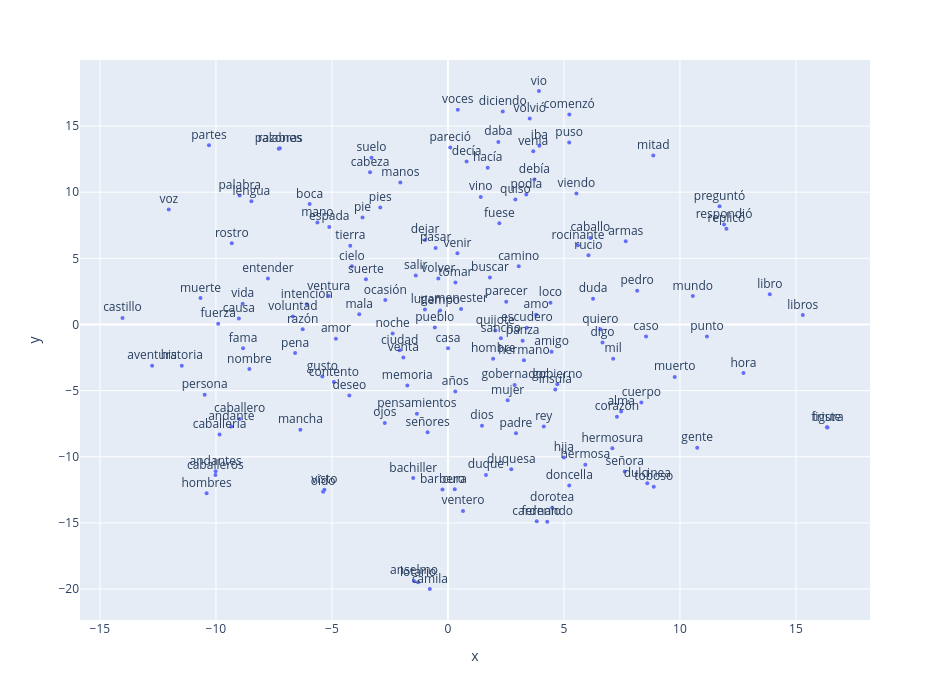

The code cell stored with this chart in its notebook:
### Code cell
# Versión interactiva del mismo gráfico (permite hacer zoom y leer cada etiqueta)
import plotly.express as px

fig = px.scatter(x=coords[:, 0], y=coords[:, 1], text=palabras, width=950, height=700)
fig.update_traces(textposition="top center", marker_size=4)
fig.show()

### Figure 1 — Plotly figure (JSON) as saved in the notebook; plotly's stock layout.template omitted (floating-point values rounded to 4 significant figures; data arrays with more than 128 entries replaced by an {"elided": "..."} marker saying what was removed)
{"data": [{"hovertemplate": "x=%{x}<br>y=%{y}<br>text=%{text}<extra></extra>", "legendgroup": "", "marker": {"color": "#636efa", "size": 4, "symbol": "circle"}, "mode": "markers+text", "name": "", "orientation": "v", "showlegend": false, "text": {"elided": "150 str values"}, "textposition": "top center", "type": "scatter", "x": {"elided": "150 float values"}, "xaxis": "x", "y": {"elided": "150 float values"}, "yaxis": "y"}], "layout": {"height": 700, "legend": {"tracegroupgap": 0}, "margin": {"t": 60}, "width": 950, "xaxis": {"anchor": "y", "domain": [0, 1], "title": {"text": "x"}}, "yaxis": {"anchor": "x", "domain": [0, 1], "title": {"text": "y"}}}}
